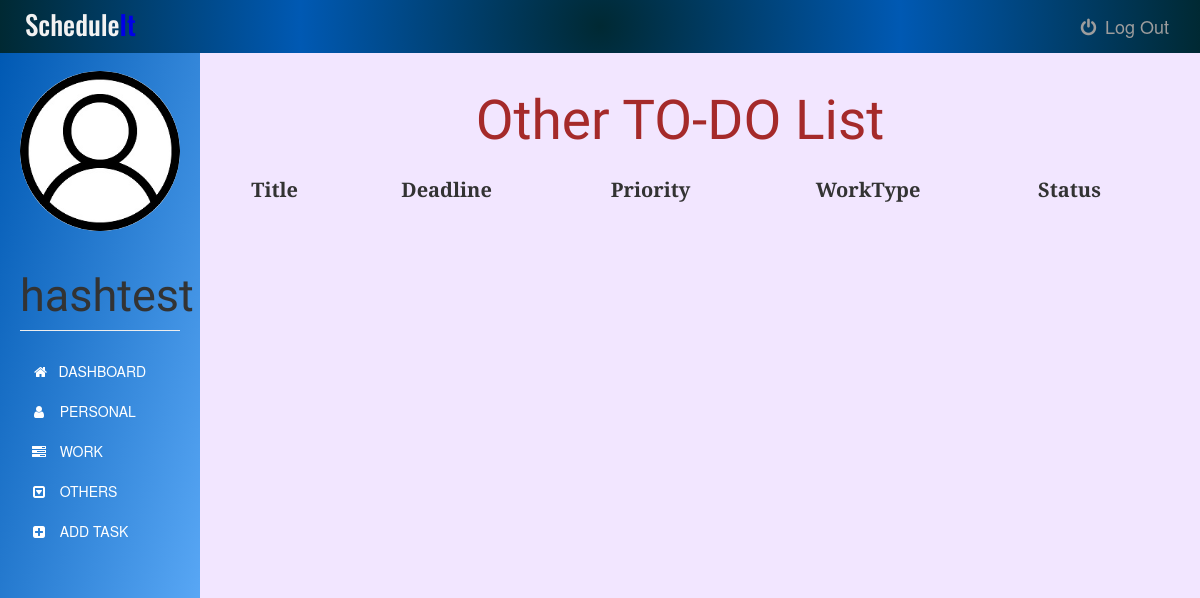
Page /othertask (signed in) on the earlier database version.
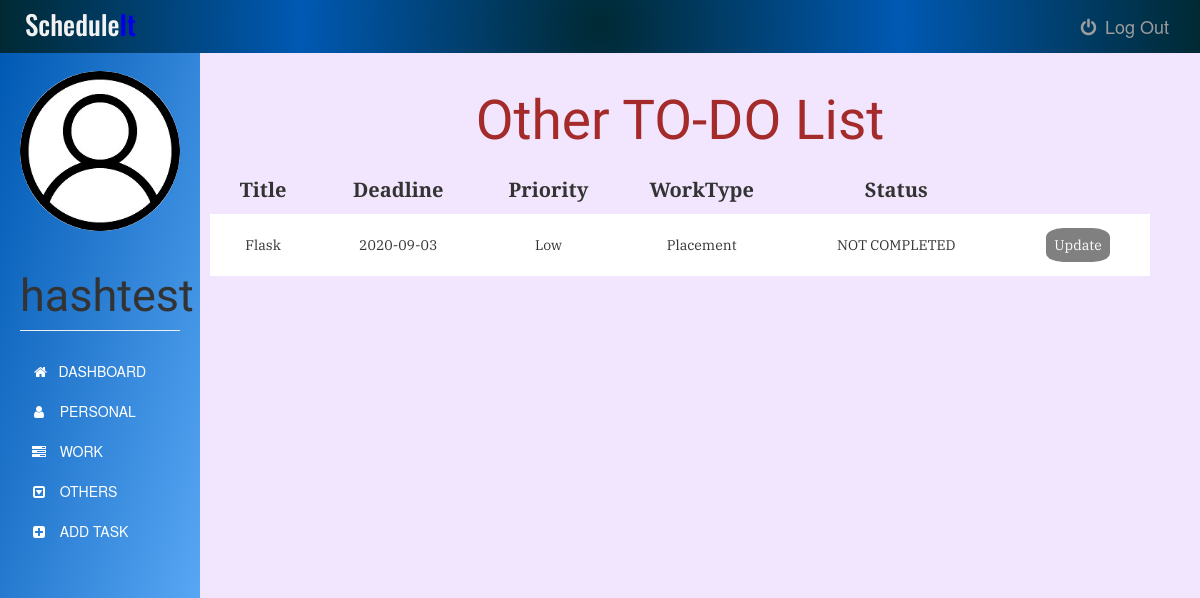
Same page on the later database version.
### app.py (models this page shows)
class Task(db.Model):
    id = db.Column(db.Integer, primary_key=True)
    title = db.Column(db.Text, nullable=False)
    date = db.Column(db.Date, nullable=False)
    content = db.Column(db.Text, nullable=False)
    WorkType = db.Column(db.Text, nullable=False)
    priority = db.Column(db.Text)
    status = db.Column(db.Text, nullable=False, default='NEW')
    user_id = db.Column(db.Integer, db.ForeignKey('user.id'), nullable=False)

### app.py (the view)
@app.route('/othertask', methods=['GET', 'POST'])
@login_required
def othertask():
    tasks = Task.query.filter_by(user_id=current_user.id)
    return render_template('other.html', tasks=tasks ,name=current_user.username, tdate=date.today())

### app.py (called while the page is built)
@login_manager.user_loader
def load_user(user_id):
    return User.query.get(int(user_id))

### templates/other.html (shortened to what the changed rows need)
{% extends "bootstrap/base.html" %}
{% block styles %}
{{super()}}
<link rel="stylesheet" href="{{url_for('.static', filename='personal.css')}}">
<link rel="stylesheet" href="https://maxcdn.bootstrapcdn.com/font-awesome/4.7.0/css/font-awesome.min.css">
{% endblock %}
{% block content %}
    <div class="container-fluid">
      <div class="row">
        <nav class=" sidebar">
          <div class="image img-cir img-120">
            <center>
              <h1 class="page-header">{{ name }}</h1>
            </center>
          </div>
        </nav>
        <div class="col-sm-9 col-sm-offset-3 col-md-10 col-md-offset-2 main">
          	<center><h1>Other TO-DO List</h1></center>
          	<table>
              <thead>
            		<tr>
            			<th>Title</th>
            			<th>Deadline</th>
            			<th>Priority</th>
                  <th>WorkType</th>
                  <th>Status</th>
            		</tr>
              </thead>
              <tbody>
            		{% for task in tasks %}
            			{% if task.WorkType != "Work" and task.WorkType != "Personal" %}
            				<tr>
  		          			<td>{{task.title}}</td>
  		          			<td>{{task.date}}</td>
  		          			<td>{{task.priority}}</td>
                      <td>{{task.WorkType}}</td>
                      {% if tdate > task.date and (task.status !="CANCELLED" or task.status !="COMPLETED") %}
                        <td class="status">NOT COMPLETED</td>
                      {% else %}
                        <td class="status">{{task.status}}</td>
                      {% endif %}
                      {% if (task.status == "NEW" or task.status == "IN PROGRESS" or task.status == "NOT STARTED") and tdate <= task.date %}
                        <td><a href="{{ url_for('update_task', task_id=task.id) }}">Update</a></td>
                      {% else %}
                        <td><a class="arcup" href="#">Update</a></td>
                      {% endif %}
  		          		</tr>
                    <tr class="spacer">
  		          	{% endif %}
  		        {% endfor %}
            </tbody>
          	</table>
        </div>
      </div>
    </div>
{% endblock %}

Differences in the rows shown:
added Task: title "Flask", date "2020-09-03", priority "Low", WorkType "Placement", status "NOT COMPLETED"
